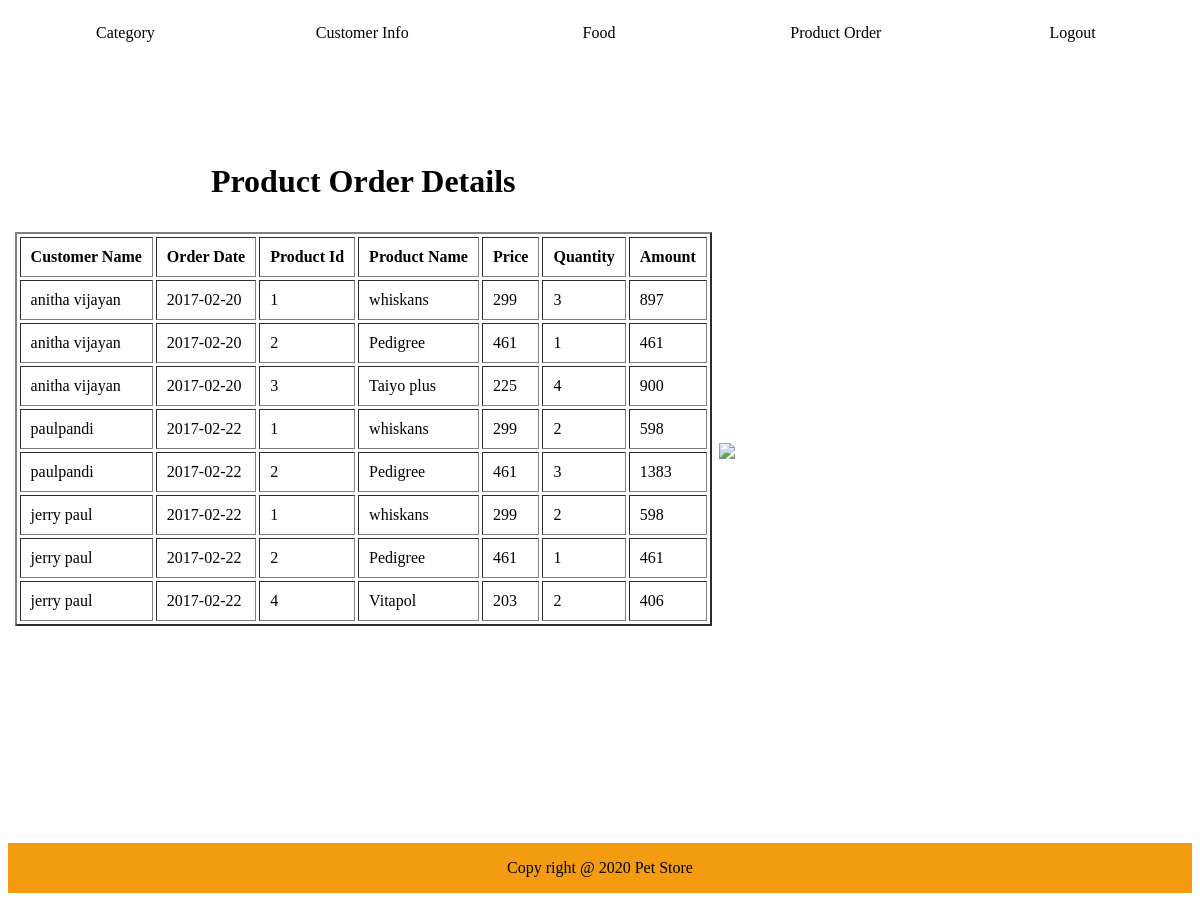
The app's page /Admproduct.php with its own data.
### tables this page shows
CREATE TABLE IF NOT EXISTS `shopping` (
  `pid` int(11) NOT NULL,
  `pname` varchar(60) NOT NULL,
  `price` int(11) NOT NULL,
  `quantity` int(11) NOT NULL,
  `amount` int(11) NOT NULL,
  `cid` int(11) NOT NULL,
  `pdate` date NOT NULL,
  `cname` varchar(60) NOT NULL
);

### Admproduct.php (the view, shortened to what this page needs)
<!DOCTYPE html PUBLIC "-//W3C//DTD XHTML 1.0 Transitional//EN" "http://www.w3.org/TR/xhtml1/DTD/xhtml1-transitional.dtd">
<html xmlns="http://www.w3.org/1999/xhtml">
<head>
</head>
<body>
<?php
include("DB.php");
?>
<form name="f" method="post" action="" enctype="multipart/form-data">
<table  cellspacing="0" width="100%" border="0">
<tr  class="demo" height="50px">
<td class="aa" ><a href="Admincategory.php" class="ss">Category</a></td>
<td class="aa"><a href="Admcustomer.php" class="ss">Customer Info</a></td>
<td class="aa"><a href="Admfood.php" class="ss">Food</a></td>
<td class="aa"><a href="Admproduct.php" class="ss">Product Order  </a></td>
<td class="aa"><a href="Home.php" class="ss">Logout</a></td>
</tr>
<tr>
<td colspan="3">
<br /><br />
<br /><br />
<h1><p align="center">
Product Order Details</h1></p>
<?php
if(!$con)
{
		echo "the connection error is ".mysqli_connect_error();
}
else
{
		$q="select *from shopping";
		$result=mysqli_query($con,$q);
		echo "<table cellpadding='10'  align='center' cellspacing='3' border='2'>";
		echo "<tr><th>Customer Name</th><th>Order Date</th><th>Product Id</th><th>Product Name</th><th>Price</th><th>Quantity</th><th>Amount</th></tr>";
		while($r=mysqli_fetch_assoc($result))
		{
			echo "<tr><td>".$r['cname']."</td><td>".$r['pdate']."</td><td>".$r['pid']."</td><td>".$r['pname']."</td><td>".
			$r['price']."</td><td>".$r['quantity']."</td><td>".$r['amount']."</td></tr>";
		}
		echo "</table>";
		echo "<br><br>";
		echo "<br><br>";
		echo "<br><br>";
		echo "<br><br>";
		echo "<br><br>";
		echo "<br><br>";
}
?>
</td>
<td colspan="2">
<img src="images/b1.jpg" />
</td>
</tr>
<tr bgcolor="#f39c12" height="50">
<td colspan="5" align="center">
Copy right @ 2020 Pet Store
</td>
</tr>
</table>
</form>
</body>
</html>

### Admproduct.php (style rules this page uses)
.demo { background-image:url(images/bg-search-form.gif); background-size:100%100%; }
.ss { text-decoration:none; text-align:center; color:black; }
.aa { border-right:2px solid white; text-align:center; width:20%; }

### records on screen
shopping: cname "anitha vijayan", pdate "2017-02-20", pid "1", pname "whiskans", price "299", quantity "3", amount "897"
shopping: cname "anitha vijayan", pdate "2017-02-20", pid "2", pname "Pedigree", price "461", quantity "1", amount "461"
shopping: cname "anitha vijayan", pdate "2017-02-20", pid "3", pname "Taiyo plus", price "225", quantity "4", amount "900"
shopping: cname "paulpandi", pdate "2017-02-22", pid "1", pname "whiskans", price "299", quantity "2", amount "598"
shopping: cname "paulpandi", pdate "2017-02-22", pid "2", pname "Pedigree", price "461", quantity "3", amount "1383"
shopping: cname "jerry paul", pdate "2017-02-22", pid "1", pname "whiskans", price "299", quantity "2", amount "598"
shopping: cname "jerry paul", pdate "2017-02-22", pid "2", pname "Pedigree", price "461", quantity "1", amount "461"
shopping: cname "jerry paul", pdate "2017-02-22", pid "4", pname "Vitapol", price "203", quantity "2", amount "406"
